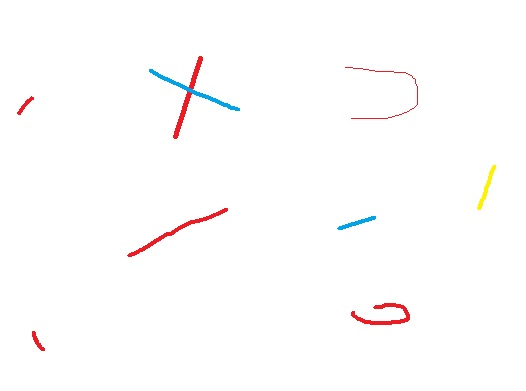
#> input picture static/b.jpg, 526 x 391 px; the run also reads 1 picture not shown here
$ python imageDiff.py
#> lines starting #> are read from the running program, lines starting #| are printed output that depends on the picture; after the words box and inside, x2 and y2 are one past the last pixel; in counts of white or black regions, pixels touching at a corner belong together; long printed decimals are rounded
from skimage.metrics import structural_similarity
from collections import namedtuple
import imutils
import cv2
from pathlib import Path
import shutil

def ImageDiff(image1_file_name, _file_name, path='./'):
    '''Example: ImageDiff("a.jpg", "b.jpg", './static/')'''
#> called with image1_file_name = 'a.jpg', _file_name = 'b.jpg', path = './static/'
    # actual_Folder = Path().absolute()
    # parent_folder = str(actual_Folder.parent)
    # path = parent_folder + path

    # load the two input images
    imageA = cv2.imread(path + image1_file_name)
    imageB = cv2.imread(path + _file_name)
#> imageB is the input picture: shape (391, 526, 3); mean B, G, R 252.8, 252.9, 253.8

    # convert the images to grayscale
    grayA = cv2.cvtColor(imageA, cv2.COLOR_BGR2GRAY)
#> grayA: shape (391, 526); every value is 255
    grayB = cv2.cvtColor(imageB, cv2.COLOR_BGR2GRAY)

    # compute the Structural Similarity Index (SSIM) between the two
    # images, ensuring that the difference image is returned
    (score, diff) = structural_similarity(grayA, grayB, full=True)
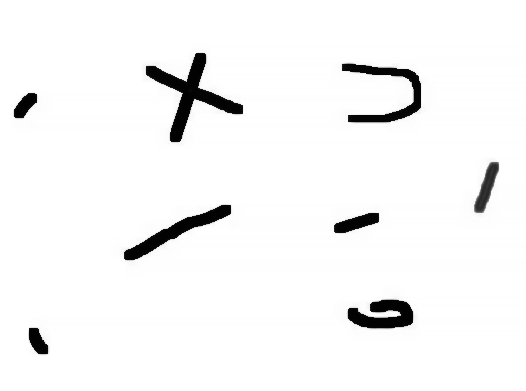
#> diff: shape (391, 526) float64; min 0.00811, max 1, mean 0.962
#> score = 0.96
    diff = (diff * 255).astype("uint8")
    print("Structural Similarity Index: {}".format(score))
#| Structural Similarity Index: 0.9605

    # threshold the difference image, followed by finding contours to
    # obtain the regions of the two input images that differ
    thresh = cv2.threshold(diff, 0, 255, cv2.THRESH_BINARY_INV | cv2.THRESH_OTSU)[1]
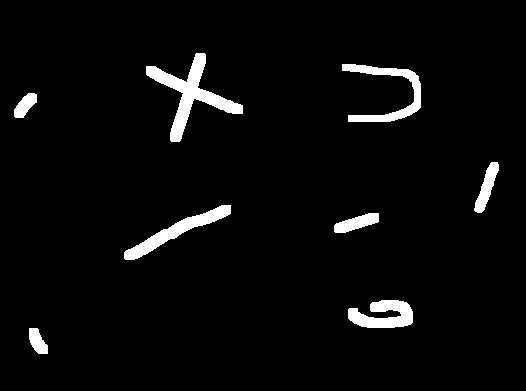
#> thresh: shape (391, 526); 3.8% white; 8 white regions
    cnts = cv2.findContours(thresh.copy(), cv2.RETR_EXTERNAL, cv2.CHAIN_APPROX_SIMPLE)
#> cnts = 8 contours; box (x1, y1, x2, y2) and area: (146, 53, 243, 142) 2048, (124, 205, 231, 260) 1268, (342, 64, 421, 122) 1170, (348, 300, 413, 328) 1092, (474, 162, 499, 213) 498, (334, 213, 379, 233) 462, (14, 93, 37, 118) 308, (29, 328, 48, 354) 292
    cnts = imutils.grab_contours(cnts)

    #     # loop over the contours
    for c in cnts:
        # compute the bounding box of the contour and then draw the
        # bounding box on both input images to represent where the two
        # images differ
        (x, y, w, h) = cv2.boundingRect(c)
        cv2.rectangle(imageA, (x, y), (x + w, y + h), (0, 0, 255), 2)
        cv2.rectangle(imageB, (x, y), (x + w, y + h), (0, 0, 255), 2)
#> this loop made 8 passes
#> (x, y, w, h) on passes 1 to 8: (29, 328, 19, 26), (348, 300, 65, 28), (334, 213, 45, 20), (124, 205, 107, 55), (474, 162, 25, 51), (14, 93, 23, 25), (342, 64, 79, 58), (146, 53, 97, 89)
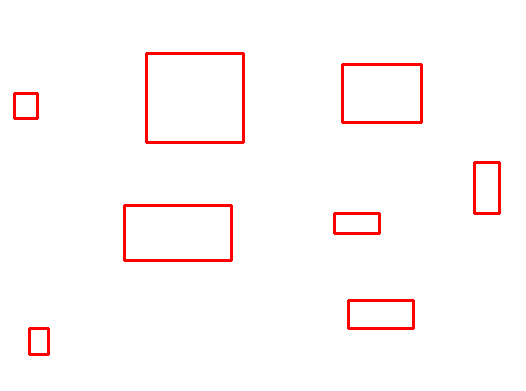
#> imageA: shape (391, 526, 3); mean B, G, R 249, 249, 255
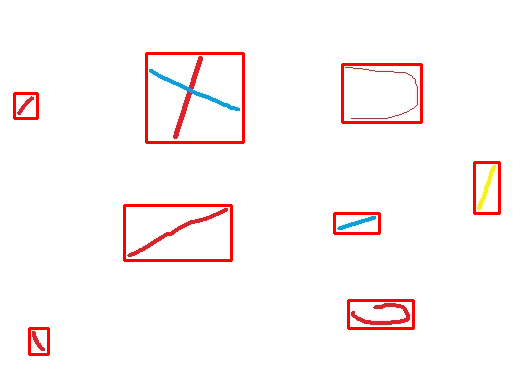
#> imageB: shape (391, 526, 3); 2.35% of pixels changed, all inside (x1, y1, x2, y2) = (13, 52, 501, 356)

    # resize images
    new_image_A = cv2.resize(imageA, None, fx=1, fy=1)
    new_image_B = cv2.resize(imageB, None, fx=1, fy=1)

    # Print image
    # cv2.imshow('image',new_image_B)
    # cv2.waitKey(0)
    # cv2.destroyAllWindows()

    res_path1 = path + "result1.png"
    res_path2 = path + "result2.png"

    cv2.imwrite(res_path1, new_image_A)
    cv2.imwrite(res_path2, new_image_B)

    MyStruct = namedtuple('MyStruct', 'result1_path result2_path score')
    s = MyStruct(
        result1_path= res_path1,
        result2_path= res_path2,
        score= "{}".format(score)
    )
#> s = ('./static/result1.png', './static/result2.png', '0.9604608313529676')

    return s

if __name__ == "__main__":

    ImageDiff("a.jpg", "b.jpg", './static/')
